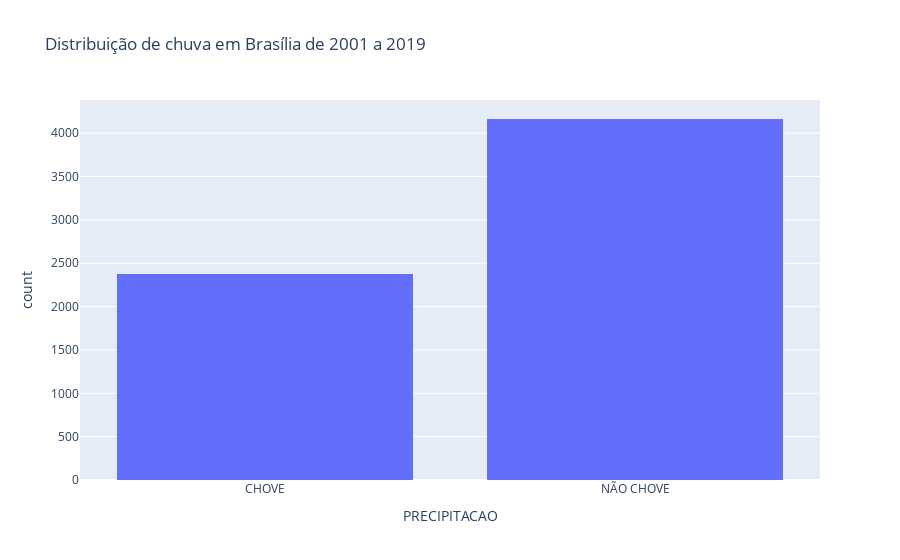

Here is the notebook cell this chart was saved with:
### Code cell
px.histogram(df, x='PRECIPITACAO', title='Distribuição de chuva em Brasília de 2001 a 2019')

### Figure 1 — Plotly figure (JSON) as saved in the notebook; plotly's stock layout.template omitted (floating-point values rounded to 4 significant figures; data arrays with more than 128 entries replaced by an {"elided": "..."} marker saying what was removed)
{"data": [{"alignmentgroup": "True", "bingroup": "x", "hovertemplate": "PRECIPITACAO=%{x}<br>count=%{y}<extra></extra>", "legendgroup": "", "marker": {"color": "#636efa", "pattern": {"shape": ""}}, "name": "", "offsetgroup": "", "orientation": "v", "showlegend": false, "type": "histogram", "x": {"elided": "6539 str values"}, "xaxis": "x", "yaxis": "y"}], "layout": {"barmode": "relative", "legend": {"tracegroupgap": 0}, "title": {"text": "Distribuição de chuva em Brasília de 2001 a 2019"}, "xaxis": {"anchor": "y", "domain": [0, 1], "title": {"text": "PRECIPITACAO"}}, "yaxis": {"anchor": "x", "domain": [0, 1], "title": {"text": "count"}}}}
